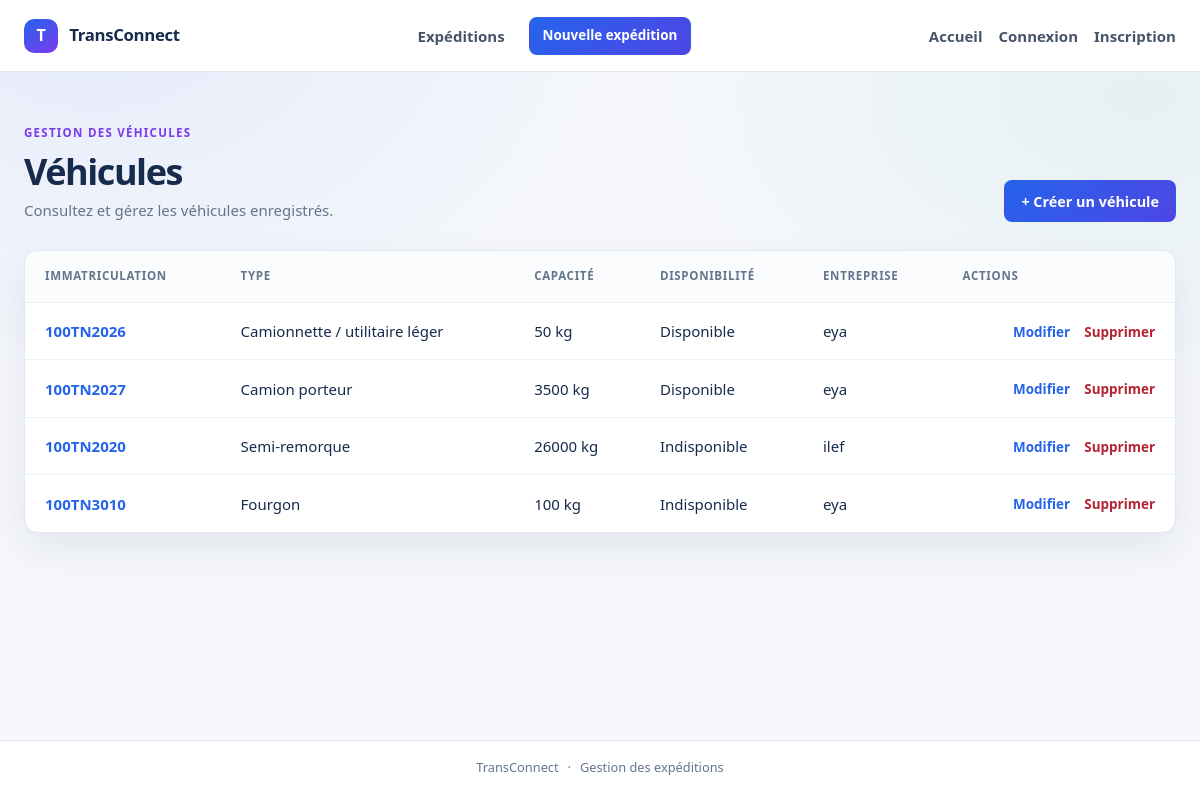
Page /vehicules/ on the committed database.
### VehiculeApp/models.py (models this page shows, shortened)
class Vehicule(models.Model):
    immatriculation = models.CharField(max_length=50, unique=True)
    type_vehicule = models.CharField(
        max_length=100,
        choices=[
            ('camionnette', 'Camionnette / utilitaire léger'),
            ('camion_porteur', 'Camion porteur'),
            ('semi_remorque', 'Semi-remorque'),
            ('fourgon', 'Fourgon'),
        ],
    )
    capacite_kg = models.PositiveIntegerField(
        validators=[MinValueValidator(1, "la valeur doit etre strictement possitive")]
    )
    disponible = models.BooleanField()
    created_at = models.DateTimeField(auto_now_add=True)
    updated_at = models.DateTimeField(auto_now=True)
    entreprise = models.ForeignKey(Entreprise, on_delete=models.CASCADE, related_name='vehicules')

### EntrepriseApp/models.py (models this page shows)
class Entreprise(models.Model):
    raison_social = models.CharField(max_length=200, blank=False ,null=False)
    matricule_fiscal =models.CharField(max_length=17 ,unique=True, validators=[matricule_fiscal_validator])
    adresse = models.TextField(validators=[MinLengthValidator(20,"l'adresse ne peut pas avoir moins de 20 char"),MaxLengthValidator(400,"l'adresse ne peut pas depasser les 400 char")])
    type_entreprise=models.CharField(max_length=100,choices=[('c','chargeur'),
    ('t','transporteur')])
    created_at = models.DateTimeField(auto_now_add=True)
    updated_at =models.DateTimeField(auto_now=True)
    gerant= models.OneToOneField(Utilisateur ,on_delete=models.CASCADE,related_name='entreprise')
    def __str__(self):
        return self.raison_social

### VehiculeApp/views.py (the view)
# urls.py: path("", VehiculeList.as_view(), name="vehicule_list"),
class VehiculeList(ListView):
    model = Vehicule
    template_name = "vehicule/list.html"
    context_object_name = "vehicules"

### VehiculeApp/templates/vehicule/list.html (shortened to what this page needs)
{% extends "expedition/base.html" %}
{% block content %}
    <div class="page-heading">
        <div>
            <p class="eyebrow">GESTION DES VÉHICULES</p>
            <h1>Véhicules</h1>
            <p class="page-subtitle">Consultez et gérez les véhicules enregistrés.</p>
        </div>
        <a class="button button-primary" href="{% url 'vehicule_create' %}">+ Créer un véhicule</a>
    </div>
    <section class="panel">
        {% if vehicules %}
            <div class="table-wrap">
                <table class="shipment-table">
                    <thead><tr><th>Immatriculation</th><th>Type</th><th>Capacité</th><th>Disponibilité</th><th>Entreprise</th><th>Actions</th></tr></thead>
                    <tbody>
                        {% for vehicule in vehicules %}
                            <tr>
                                <td><a class="reference-link" href="{% url 'vehicule_detail' pk=vehicule.pk %}">{{ vehicule.immatriculation }}</a></td>
                                <td>{{ vehicule.get_type_vehicule_display }}</td>
                                <td>{{ vehicule.capacite_kg }} kg</td>
                                <td>{% if vehicule.disponible %}Disponible{% else %}Indisponible{% endif %}</td>
                                <td>{{ vehicule.entreprise }}</td>
                                <td class="table-actions">
                                    <a href="{% url 'vehicule_update' pk=vehicule.pk %}">Modifier</a>
                                    <a class="text-danger" href="{% url 'vehicule_delete' pk=vehicule.pk %}">Supprimer</a>
                                </td>
                            </tr>
                        {% endfor %}
                    </tbody>
                </table>
            </div>
        {% else %}
            <div class="empty-state">
                <h3>Aucun véhicule pour le moment</h3>
                <p>Ajoutez un véhicule pour commencer.</p>
                <a class="button button-primary" href="{% url 'vehicule_create' %}">Créer un véhicule</a>
            </div>
        {% endif %}
    </section>
{% endblock %}

### EntrepriseApp/static/EntrepriseApp/expedition.css (style rules this page uses)
:root { color-scheme: light; --ink: #172b4d; --muted: #64748b; --line: #e2e8f0; --surface: #ffffff; --canvas: #f5f7fb; --primary: #2563eb; --primary-dark: #1d4ed8; --teal: #0f9f95; --violet: #7c3aed; --coral: #f9735b; --danger: #b42332; --shadow: 0 16px 38px rgb(23 43 77 / 8%); }
* { box-sizing: border-box; }
body { min-width: 320px; min-height: 100vh; margin: 0; background: radial-gradient(ellipse at 8% 0%, rgb(37 99 235 / 8%), transparent 34rem), radial-gradient(ellipse at 95% 12%, rgb(15 159 149 / 7%), transparent 30rem), var(--canvas); color: var(--ink); font-family: "Segoe UI", Tahoma, Geneva, Verdana, sans-serif; font-size: 15px; line-height: 1.6; }
a { color: var(--primary); }
.page-heading { margin-bottom: 1.75rem; display: flex; align-items: flex-end; justify-content: space-between; gap: 1.5rem; }
.eyebrow { margin: 0 0 0.45rem; color: var(--violet); font-size: 0.72rem; font-weight: 750; letter-spacing: 0.11em; }
h1, h2, h3, p { margin-top: 0; }
h1 { margin-bottom: 0.35rem; color: var(--ink); font-size: clamp(1.8rem, 3vw, 2.25rem); letter-spacing: -0.04em; line-height: 1.2; }
.page-subtitle, .muted { margin-bottom: 0; color: var(--muted); }
.panel { overflow: hidden; border: 1px solid var(--line); border-radius: 14px; background: var(--surface); box-shadow: var(--shadow); }
.table-wrap { overflow-x: auto; }
.shipment-table { width: 100%; min-width: 760px; border-collapse: collapse; text-align: left; }
.shipment-table th, .shipment-table td { padding: 1rem 1.25rem; border-bottom: 1px solid #edf0f5; vertical-align: middle; }
.shipment-table th { background: #fbfcfe; color: #64748b; font-size: 0.72rem; font-weight: 700; letter-spacing: 0.06em; text-transform: uppercase; }
.shipment-table tbody tr:last-child td { border-bottom: 0; }
.reference-link { color: var(--primary); font-weight: 700; text-decoration: none; }
.table-actions { text-align: right; white-space: nowrap; }
.table-actions a { margin-left: 0.65rem; color: var(--primary); font-size: 0.84rem; font-weight: 600; text-decoration: none; }
.table-actions .text-danger { color: var(--danger); }
.button { min-height: 42px; padding: 0.65rem 1rem; display: inline-flex; align-items: center; justify-content: center; gap: 0.4rem; border: 1px solid transparent; border-radius: 8px; cursor: pointer; font: inherit; font-size: 0.9rem; font-weight: 700; line-height: 1.2; text-decoration: none; transition: background-color 0.15s ease, border-color 0.15s ease, transform 0.15s ease; }
.button-primary { background: linear-gradient(135deg, var(--primary), #4f46e5); color: #fff; }

### rows in the picture
Vehicule: immatriculation "100TN2026", type_vehicule "Camionnette / utilitaire léger", capacite_kg "50", disponible "Disponible", entreprise "eya"
Vehicule: immatriculation "100TN2027", type_vehicule "Camion porteur", capacite_kg "3500", disponible "Disponible", entreprise "eya"
Vehicule: immatriculation "100TN2020", type_vehicule "Semi-remorque", capacite_kg "26000", disponible "Indisponible", entreprise "ilef"
Vehicule: immatriculation "100TN3010", type_vehicule "Fourgon", capacite_kg "100", disponible "Indisponible", entreprise "eya"
